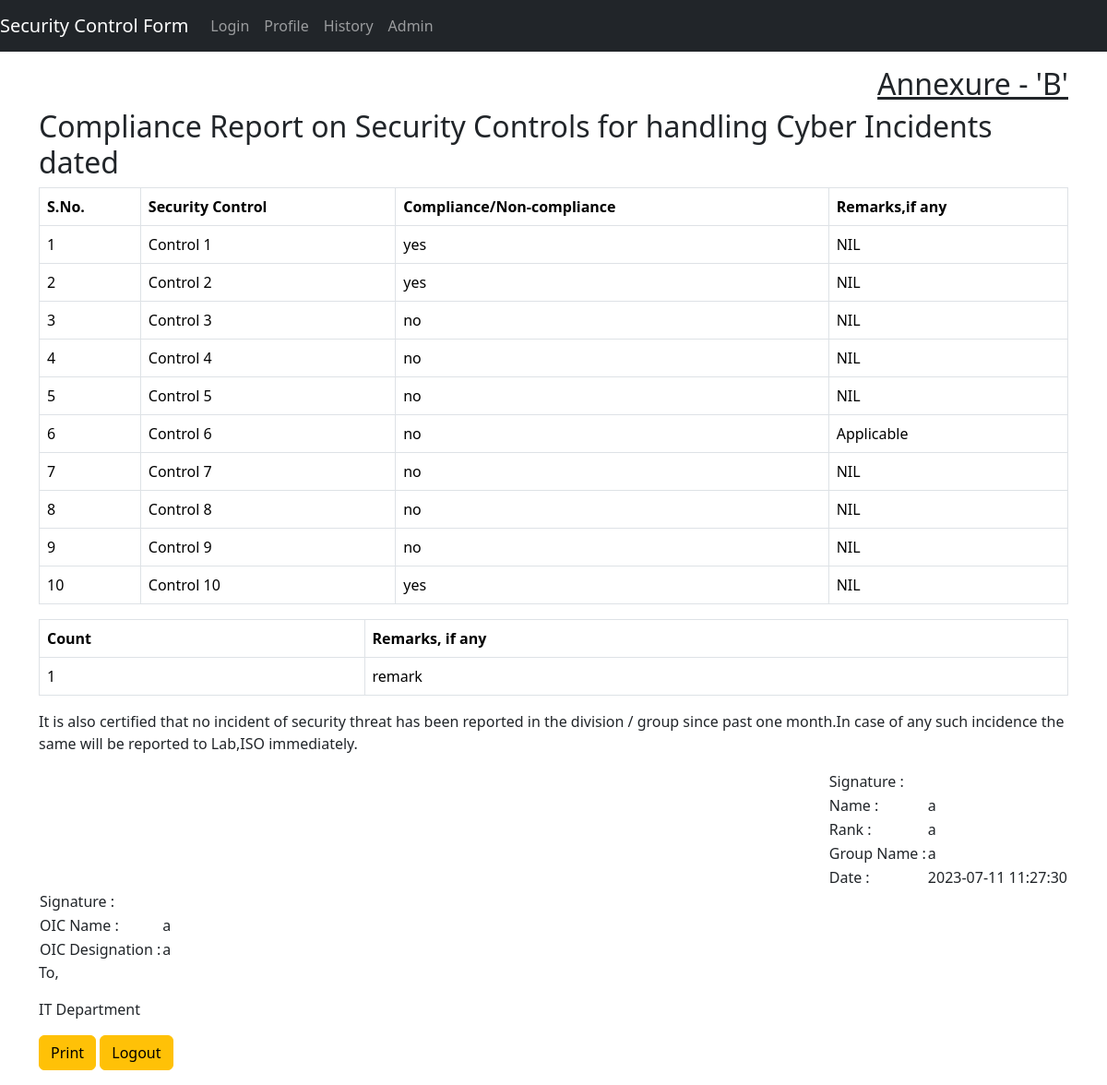
The page /submit.php (signed in) on the database its author committed.
### tables this page shows
CREATE TABLE `securitycontrol` (
  `userid` varchar(255) NOT NULL,
  `control` int(25) NOT NULL,
  `compliance` varchar(255) NOT NULL,
  `remark` varchar(255) DEFAULT NULL,
  `filled_at` datetime NOT NULL DEFAULT current_timestamp()
);

CREATE TABLE `control10` (
  `userid` varchar(255) NOT NULL,
  `count` int(100) NOT NULL,
  `remarks` varchar(255) DEFAULT NULL,
  `filled_at` datetime NOT NULL DEFAULT current_timestamp()
);

CREATE TABLE `user` (
  `userid` varchar(255) NOT NULL,
  `password` varchar(255) NOT NULL,
  `name` varchar(30) NOT NULL,
  `rank` varchar(30) NOT NULL,
  `groupname` varchar(30) NOT NULL,
  `oicname` varchar(30) NOT NULL,
  `oicdesign` varchar(30) NOT NULL,
  `admin` varchar(25) NOT NULL,
  `filled_at` datetime NOT NULL DEFAULT current_timestamp()
);

### submit.php (the view, shortened to what this page needs)
<?php
$UserID=$_SESSION["userID"];
require_once "config.php";
$currMonth = date('m');
$currYear = date('Y');
?>
<!DOCTYPE html>
<html lang="en">
<head>
    <link rel="stylesheet" href="css/bootstrap.min.css">
</head>
<nav class="navbar navbar-expand-lg navbar-dark bg-dark">
  <a class="navbar-brand" href="index.php">Security Control Form</a>
  <div class="collapse navbar-collapse" id="navbarSupportedContent">
    <ul class="navbar-nav mr-auto">
      <li class="nav-item active">
        <a class="nav-link" href="logout.php">Login</a>
      </li>
      <li class="nav-item">
        <a class="nav-link" href="profile.php">Profile</a>
      </li>
      <li class="nav-item">
        <a class="nav-link" href="history.php">History</a>
      </li>
      <li class="nav-item">
        <a class="nav-link" href="admin.php">Admin</a>
      </li>
    </ul>
  </div>
</nav>
<?php
$sql="SELECT * FROM user WHERE userid='$UserID'";
$result=mysqli_query($conn,$sql);
$arr=mysqli_fetch_array($result,MYSQLI_ASSOC);
?>
<body id="body">
    <div class="container mt-3">
    <div id="printPage">
    <h2 style="text-align:right"><u>Annexure - 'B'</u></h2>
    <h2>Compliance Report on Security Controls for handling Cyber Incidents dated</h2>
    <table class="table table-bordered">
  <thead>
    <tr>
      <th scope="col">S.No.</th>
      <th scope="col">Security Control</th>
      <th scope="col">Compliance/Non-compliance</th>
      <th scope="col">Remarks,if any</th>
    </tr>
  </thead>
  <tbody>
        <?php for ($i = 1; $i <= 10; $i++) { ?>
            <?php
            $sql="SELECT * FROM securitycontrol WHERE userid='$UserID' AND control=$i";
            $result=mysqli_query($conn,$sql);
            $arr_res=mysqli_fetch_array($result,MYSQLI_ASSOC);
            ?>
        <tr>
            <td><?php echo $i; ?></td>
            <td>Control <?php echo $i; ?></td>
            <td>
                <?php
                echo $arr_res["compliance"];
                ?>
            </td>
            <td>
                <?php
                if($arr_res["remark"]==NULL)
                echo "NIL";
                else
                echo $arr_res["remark"];
                ?>
            </td>
            </tr>
            <?php } ?>
   </tbody>
</table>
<?php
$sql="SELECT * FROM control10 WHERE userid='$UserID' AND MONTH(filled_at)=$currMonth AND YEAR(filled_at)=$currYear";
$result=mysqli_query($conn,$sql);
$rowCount=mysqli_num_rows($result);
?>
<?php if ($rowCount > 0) { ?>
    <table class="table table-bordered">
        <thead>
            <tr>
                <th scope="col">Count</th>
                <th scope="col">Remarks, if any</th>
            </tr>
        </thead>
        <tbody>
            <?php while ($arr_res1 = mysqli_fetch_array($result, MYSQLI_ASSOC)) { ?>
                <tr>
                    <td><?php echo $arr_res1["count"]; ?></td>
                    <td>
                        <?php
                        if ($arr_res1["remarks"] == NULL)
                            echo "NIL";
                        else
                            echo $arr_res1["remarks"];
                        ?>
                    </td>
                </tr>
            <?php } ?>
        </tbody>
    </table>
<?php } ?>
    <div>
        <p>It is also certified that no incident of security threat has been reported in the division / group since past one month.In case of any such incidence the same will be reported to Lab,ISO immediately.</p>
    </div>
    <div>
        <div align="right">
        <table>
            <tr>
                <td>Signature :</td>
                <td></td>
            </tr>
            <tr>
                <td>Name :</td>
                <td>
                    <?php
                        echo $arr["name"];
                    ?>
                </td>
            </tr>
            <tr>
                <td>Rank :</td>
                <td>
                    <?php
                        echo $arr["rank"];
                    ?>
                </td>
            </tr>
            <tr>
                <td>Group Name :</td>
                <td>
                    <?php
                        echo $arr["groupname"];
                    ?>
                </td>
            </tr>
            <tr>
                <td>Date :</td>
                <td>
                    <?php
                    if(is_null($arr_res))
                    echo " ";
                    else
                    echo $arr_res["filled_at"];
                    ?>
                </td>
            </tr>
        </table>
        </div>
        <div align="left">
            <table>
                <tr>
                    <td>Signature :</td>
                    <td></td>
                </tr>
                <tr>
                    <td>OIC Name :</td>
                    <td>
                    <?php
                    echo $arr["oicname"];
                    ?>
                    </td>
                </tr>
                <tr>
                    <td>OIC Designation : </td>
                    <td>
                    <?php
                    echo $arr["oicdesign"];
                    ?>
                    </td>
                </tr>
            </table>
        </div>
        <p>To,</p>
        <p>IT Department</p>
    </div>
    </div>
    <div class="form-btn">
        <button id="printBtn" class="btn btn-warning mb-3" onclick="printForm()">Print</button>
        <a href="logout.php" class="btn btn-warning mb-3">Logout</a>
    </div>
    </div>
</body>
</html>

### rows shown on the page
securitycontrol: compliance "yes", remark "NIL"
securitycontrol: compliance "yes", remark "NIL"
securitycontrol: compliance "no", remark "NIL"
securitycontrol: compliance "no", remark "NIL"
securitycontrol: compliance "no", remark "NIL"
securitycontrol: compliance "no", remark "Applicable"
securitycontrol: compliance "no", remark "NIL"
securitycontrol: compliance "no", remark "NIL"
securitycontrol: compliance "no", remark "NIL"
securitycontrol: compliance "yes", remark "NIL", filled_at "2023-07-11 11:27:30"
control10: count "1", remarks "remark"
user: name "a", rank "a", groupname "a", oicname "a", oicdesign "a"
